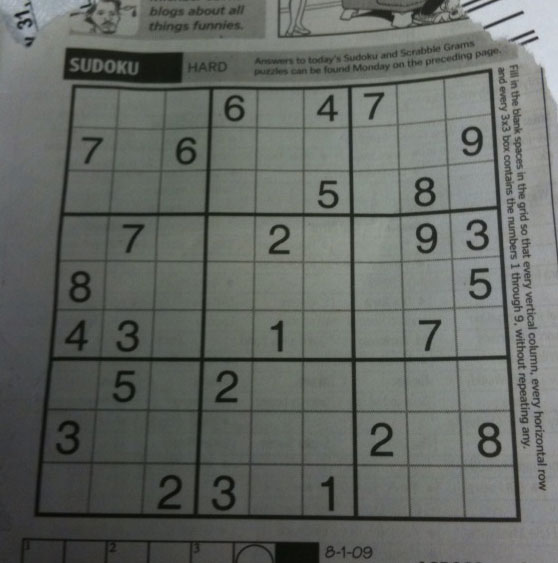
#> input picture data/sudoku.png, 558 x 563 px
$ python AdaptiveThresholding.py
#> lines starting #> are read from the running program, lines starting #| are printed output that depends on the picture; after the words box and inside, x2 and y2 are one past the last pixel; in counts of white or black regions, pixels touching at a corner belong together
import cv2
import matplotlib.pyplot as plt


def main():
    const = 2
    block_size = 51
    imagePath = "../data/sudoku.png"

    image = cv2.imread(imagePath, 0)
#> image: shape (563, 558); min 7, max 218, mean 101.8

    cv2.imshow("Orignal Image", image)

    mean_thresh = \
        cv2.adaptiveThreshold(image, 255, cv2.ADAPTIVE_THRESH_MEAN_C, cv2.THRESH_BINARY, block_size, const)
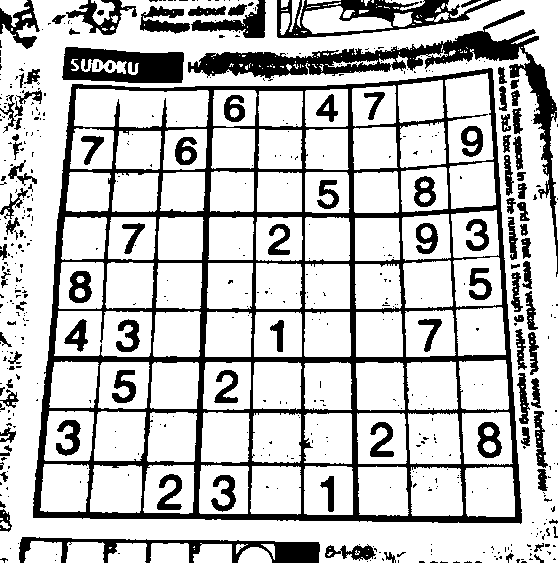
#> mean_thresh: shape (563, 558); 75.9% white; 532 black regions (426 under 20 px), largest, box (x1, y1, x2, y2) and area: (33, 68, 522, 524) 35501, (188, 10, 558, 277) 8564, (62, 47, 184, 83) 3155
    gaussian_thresh = \
        cv2.adaptiveThreshold(image, 255, cv2.ADAPTIVE_THRESH_GAUSSIAN_C, cv2.THRESH_BINARY, block_size, const)
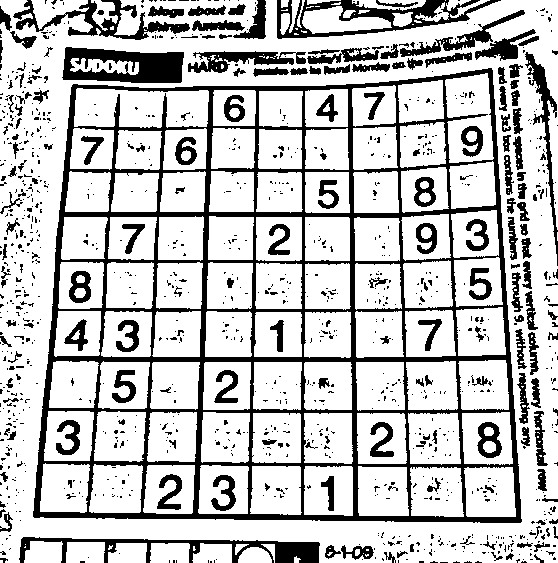
#> gaussian_thresh: shape (563, 558); 76.4% white; 1140 black regions (944 under 20 px), largest, box (x1, y1, x2, y2) and area: (33, 68, 522, 523) 33901, (62, 47, 184, 83) 2963, (277, 0, 501, 39) 2808

    images = [image, mean_thresh, gaussian_thresh]
    titles = ["Orignals", "Mean", "Gaussian"]

    cv2.imshow("Mean Image", mean_thresh)
    cv2.imshow("Gaussian Image", gaussian_thresh)

    for i in range(3):
        plt.subplot(3, 1, i + 1)
        plt.imshow(images[i], cmap='gray')
        plt.title(titles[i])

    plt.show()
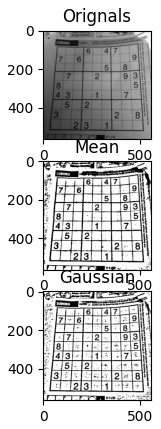
#> figure drawn by matplotlib, 3 panels

    cv2.waitKey(0)
    cv2.destroyAllWindows()


if __name__ == '__main__':
    main()

$ run again, with data/fuzzy.png copied over data/sudoku.png
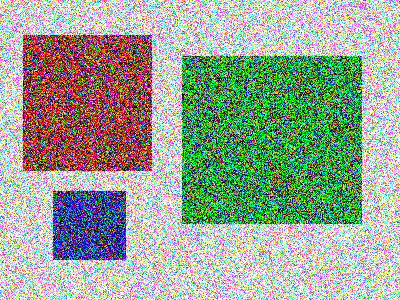
#> input picture data/fuzzy.png, 400 x 300 px
#> in main, `mean_thresh = \ cv2.adaptiveThreshold(image, 255, cv2.ADAPTIVE_THRESH_..`:
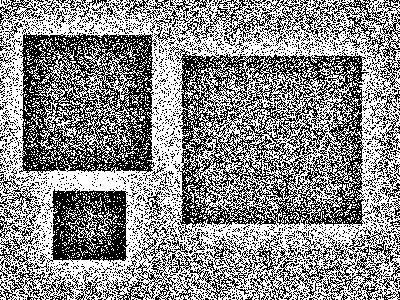
#> mean_thresh: shape (300, 400); 54.9% white; black in thin lines or dots
#> gaussian_thresh: shape (300, 400); 54.6% white; black in thin lines or dots
#> in main, `plt.show()`:
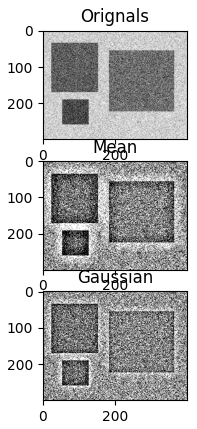
#> figure drawn by matplotlib, 3 panels

$ run again, with data/rgba_blue.png copied over data/sudoku.png
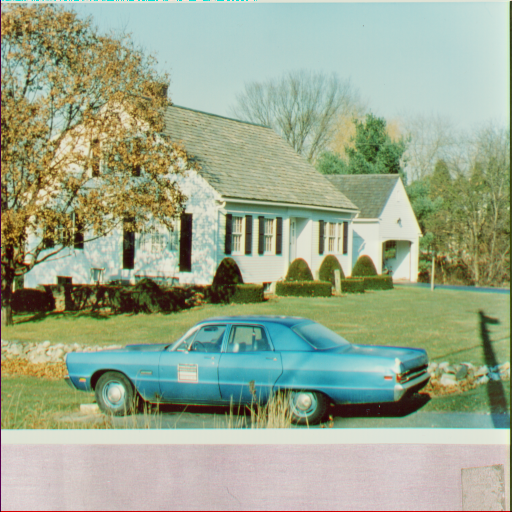
#> input picture data/rgba_blue.png, 512 x 512 px
#> in main, `mean_thresh = \ cv2.adaptiveThreshold(image, 255, cv2.ADAPTIVE_THRESH_..`:
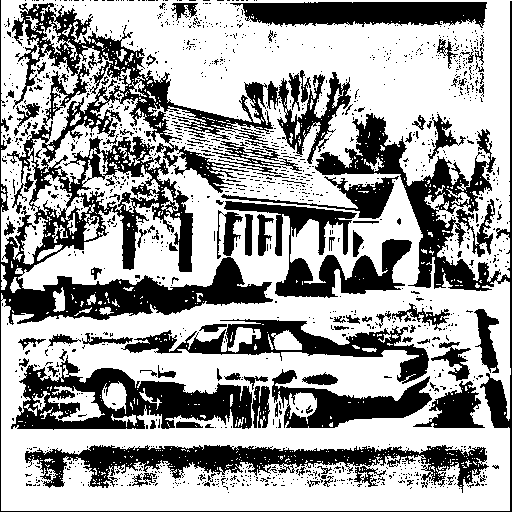
#> mean_thresh: shape (512, 512); 63.6% white; 1393 black regions (1278 under 20 px), largest, box (x1, y1, x2, y2) and area: (0, 0, 512, 512) 38647, (25, 445, 489, 493) 8549, (11, 355, 252, 430) 8264
#> gaussian_thresh: shape (512, 512); 64.1% white; 1777 black regions (1598 under 20 px), largest, box (x1, y1, x2, y2) and area: (0, 0, 512, 512) 36025, (18, 443, 498, 490) 6730, (59, 305, 428, 384) 5839
#> in main, `plt.show()`:
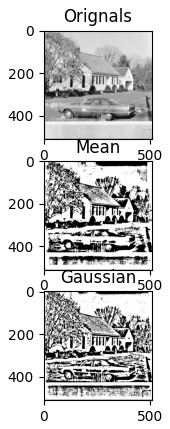
#> figure drawn by matplotlib, 3 panels
